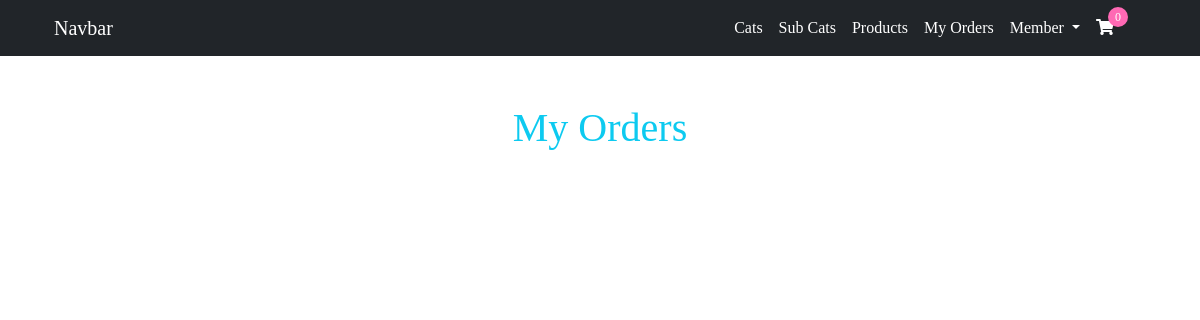
Page /myorder/ (signed in) on the earlier database version.
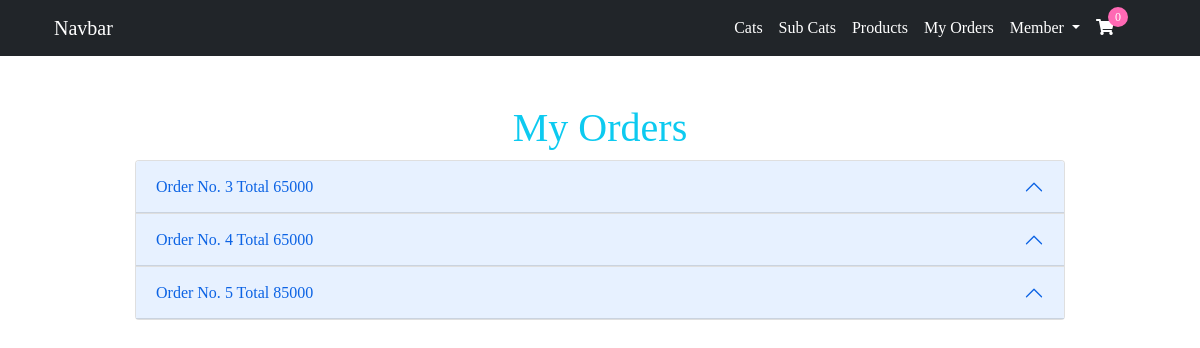
Same page on the later database version.
### product/models.py (models this page shows)
class Orders(models.Model):
    count = models.IntegerField()
    total = models.IntegerField()
    userId = models.ForeignKey(User,on_delete=models.CASCADE)

### product/views.py (the view)
# urls.py: path('myorder/',views.myOrders,name="my-orders")
@login_required
def myOrders(request):
    user = request.user
    orders = Orders.objects.filter(userId=user)
    ords = []
    for order in orders:
        items = order.items.all()
        for item in items :
            item.total = item.price * item.count;
        ords.append({'order':order,'items':items})
    context = {
        'title':"My Orders",
        'orders':ords
    }
    return render(request,'product/myorder.html',context)

### product/templates/product/myorder.html (shortened to what this page needs)
{% extends 'aws/base.html' %}
{% load crispy_forms_tags %}
{% block content %}
<div class="container my-5">
    <div class="col-md-10 offset-md-1 my-5">
        <h1 class="text-center text-info">{{title}}</h1>
        <div class="accordion" id="accordionExample">
            {% for order in orders %}
            <div class="accordion-item">
                <h2 class="accordion-header" id="headingOne">
                    <button class="accordion-button" type="button" data-bs-toggle="collapse"
                        data-bs-target="#collapse{{order.order.id}}" aria-expanded="true"
                        aria-controls="collapse{{order.order.id}}">
                        Order No. {{order.order.id}} Total {{order.order.total}}
                    </button>
                </h2>
            </div>
            {% endfor %}
        </div>
    </div>
</div>
{% endblock %}

Differences in the rows shown:
added Orders: order.id "3", order.total "65000"
added Orders: order.id "4", order.total "65000"
added Orders: order.id "5", order.total "85000"
